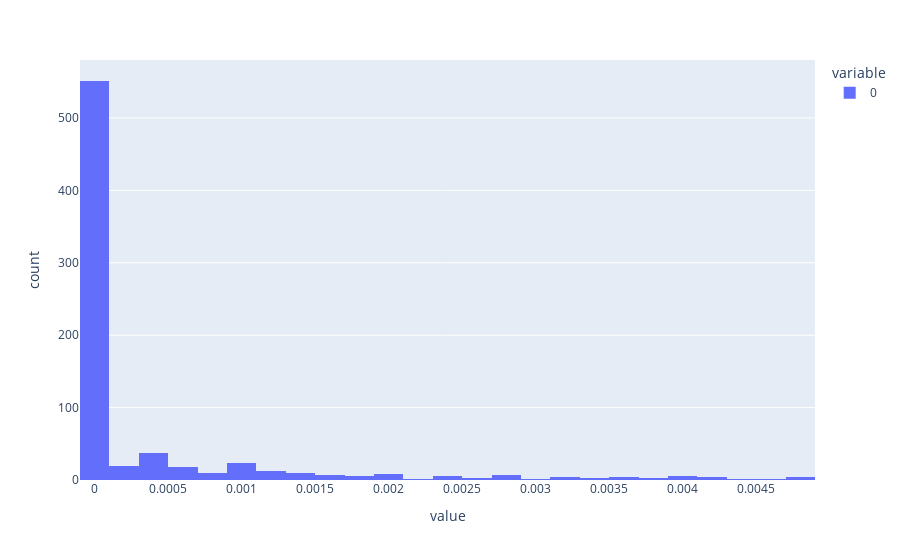

Notebook code cell kept with this figure:
### Code cell
fig = px.histogram([x for x in min_velocity if x < 0.0049])
fig.show()

### Figure 1 — Plotly figure (JSON) as saved in the notebook; plotly's stock layout.template omitted (floating-point values rounded to 4 significant figures; data arrays with more than 128 entries replaced by an {"elided": "..."} marker saying what was removed)
{"data": [{"alignmentgroup": "True", "bingroup": "x", "hovertemplate": "variable=0<br>value=%{x}<br>count=%{y}<extra></extra>", "legendgroup": "0", "marker": {"color": "#636efa", "pattern": {"shape": ""}}, "name": "0", "offsetgroup": "0", "orientation": "v", "showlegend": true, "type": "histogram", "x": {"elided": "746 float values"}, "xaxis": "x", "yaxis": "y"}], "layout": {"barmode": "relative", "legend": {"title": {"text": "variable"}, "tracegroupgap": 0}, "margin": {"t": 60}, "xaxis": {"anchor": "y", "domain": [0, 1], "title": {"text": "value"}}, "yaxis": {"anchor": "x", "domain": [0, 1], "title": {"text": "count"}}}}
